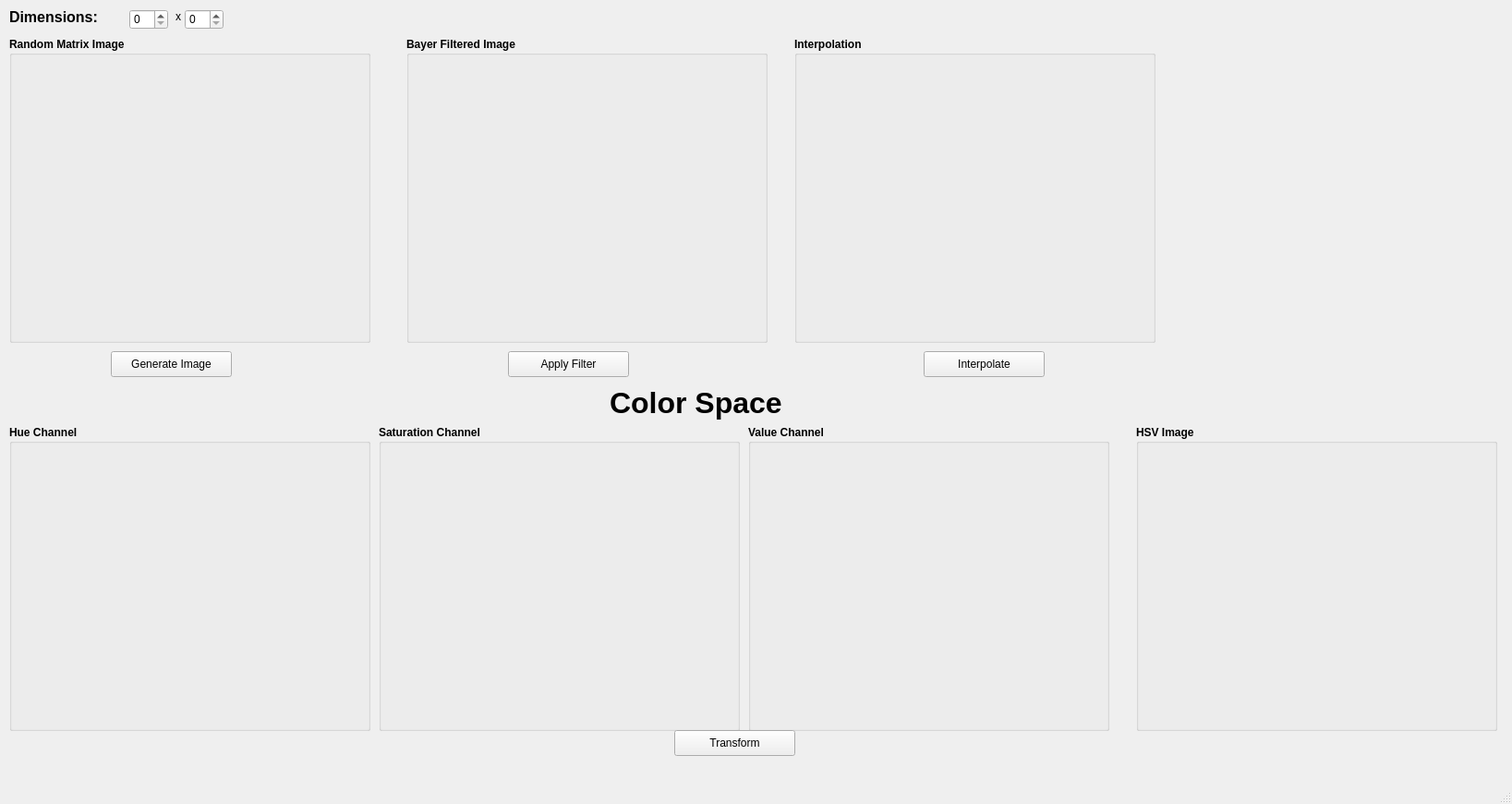
<?xml version="1.0" encoding="UTF-8"?>
<ui version="4.0">
 <class>MainWindow</class>
 <widget class="QMainWindow" name="MainWindow">
  <property name="geometry">
   <rect>
    <x>0</x>
    <y>0</y>
    <width>1637</width>
    <height>870</height>
   </rect>
  </property>
  <property name="windowTitle">
   <string>MainWindow</string>
  </property>
  <widget class="QWidget" name="centralwidget">
   <widget class="QGroupBox" name="groupBox">
    <property name="geometry">
     <rect>
      <x>10</x>
      <y>40</y>
      <width>391</width>
      <height>331</height>
     </rect>
    </property>
    <property name="font">
     <font>
      <weight>75</weight>
      <bold>true</bold>
     </font>
    </property>
    <property name="title">
     <string>Random Matrix Image</string>
    </property>
    <widget class="QWidget" name="verticalLayoutWidget">
     <property name="geometry">
      <rect>
       <x>0</x>
       <y>20</y>
       <width>391</width>
       <height>311</height>
      </rect>
     </property>
     <layout class="QVBoxLayout" name="randomMatrixLayout"/>
    </widget>
   </widget>
   <widget class="QLabel" name="label">
    <property name="geometry">
     <rect>
      <x>10</x>
      <y>10</y>
      <width>131</width>
      <height>16</height>
     </rect>
    </property>
    <property name="font">
     <font>
      <pointsize>12</pointsize>
      <weight>75</weight>
      <bold>true</bold>
     </font>
    </property>
    <property name="text">
     <string>Dimensions:</string>
    </property>
   </widget>
   <widget class="QSpinBox" name="rowsSpinBox">
    <property name="geometry">
     <rect>
      <x>140</x>
      <y>10</y>
      <width>42</width>
      <height>22</height>
     </rect>
    </property>
   </widget>
   <widget class="QLabel" name="label_2">
    <property name="geometry">
     <rect>
      <x>190</x>
      <y>10</y>
      <width>55</width>
      <height>16</height>
     </rect>
    </property>
    <property name="text">
     <string>x</string>
    </property>
   </widget>
   <widget class="QSpinBox" name="columnSpinBox">
    <property name="geometry">
     <rect>
      <x>200</x>
      <y>10</y>
      <width>42</width>
      <height>22</height>
     </rect>
    </property>
   </widget>
   <widget class="QPushButton" name="generateImageButton">
    <property name="geometry">
     <rect>
      <x>120</x>
      <y>380</y>
      <width>131</width>
      <height>28</height>
     </rect>
    </property>
    <property name="text">
     <string>Generate Image</string>
    </property>
   </widget>
   <widget class="QGroupBox" name="groupBox_3">
    <property name="geometry">
     <rect>
      <x>440</x>
      <y>40</y>
      <width>391</width>
      <height>331</height>
     </rect>
    </property>
    <property name="font">
     <font>
      <weight>75</weight>
      <bold>true</bold>
     </font>
    </property>
    <property name="title">
     <string>Bayer Filtered Image</string>
    </property>
    <widget class="QWidget" name="verticalLayoutWidget_3">
     <property name="geometry">
      <rect>
       <x>0</x>
       <y>20</y>
       <width>391</width>
       <height>311</height>
      </rect>
     </property>
     <layout class="QVBoxLayout" name="BayerFilterImageLayout"/>
    </widget>
    <widget class="QGroupBox" name="groupBox_7">
     <property name="geometry">
      <rect>
       <x>450</x>
       <y>0</y>
       <width>391</width>
       <height>331</height>
      </rect>
     </property>
     <property name="font">
      <font>
       <weight>75</weight>
       <bold>true</bold>
      </font>
     </property>
     <property name="title">
      <string>Bayer Filter Image</string>
     </property>
     <widget class="QWidget" name="verticalLayoutWidget_7">
      <property name="geometry">
       <rect>
        <x>0</x>
        <y>20</y>
        <width>391</width>
        <height>311</height>
       </rect>
      </property>
      <layout class="QVBoxLayout" name="interpolatedImageLayout_2"/>
     </widget>
    </widget>
   </widget>
   <widget class="QGroupBox" name="groupBox_4">
    <property name="geometry">
     <rect>
      <x>10</x>
      <y>460</y>
      <width>391</width>
      <height>331</height>
     </rect>
    </property>
    <property name="font">
     <font>
      <weight>75</weight>
      <bold>true</bold>
     </font>
    </property>
    <property name="title">
     <string>Hue Channel</string>
    </property>
    <widget class="QWidget" name="verticalLayoutWidget_4">
     <property name="geometry">
      <rect>
       <x>0</x>
       <y>20</y>
       <width>391</width>
       <height>311</height>
      </rect>
     </property>
     <layout class="QVBoxLayout" name="hueLayout"/>
    </widget>
   </widget>
   <widget class="QGroupBox" name="groupBox_5">
    <property name="geometry">
     <rect>
      <x>410</x>
      <y>460</y>
      <width>391</width>
      <height>331</height>
     </rect>
    </property>
    <property name="font">
     <font>
      <weight>75</weight>
      <bold>true</bold>
     </font>
    </property>
    <property name="title">
     <string>Saturation Channel</string>
    </property>
    <widget class="QWidget" name="verticalLayoutWidget_5">
     <property name="geometry">
      <rect>
       <x>0</x>
       <y>20</y>
       <width>391</width>
       <height>311</height>
      </rect>
     </property>
     <layout class="QVBoxLayout" name="saturationLayout"/>
    </widget>
   </widget>
   <widget class="QGroupBox" name="groupBox_6">
    <property name="geometry">
     <rect>
      <x>810</x>
      <y>460</y>
      <width>391</width>
      <height>331</height>
     </rect>
    </property>
    <property name="font">
     <font>
      <weight>75</weight>
      <bold>true</bold>
     </font>
    </property>
    <property name="title">
     <string>Value Channel</string>
    </property>
    <widget class="QWidget" name="verticalLayoutWidget_6">
     <property name="geometry">
      <rect>
       <x>0</x>
       <y>20</y>
       <width>391</width>
       <height>311</height>
      </rect>
     </property>
     <layout class="QVBoxLayout" name="valueLayout"/>
    </widget>
   </widget>
   <widget class="QLabel" name="label_3">
    <property name="geometry">
     <rect>
      <x>660</x>
      <y>410</y>
      <width>291</width>
      <height>51</height>
     </rect>
    </property>
    <property name="font">
     <font>
      <pointsize>24</pointsize>
      <weight>75</weight>
      <bold>true</bold>
     </font>
    </property>
    <property name="text">
     <string>Color Space</string>
    </property>
   </widget>
   <widget class="QPushButton" name="ApplyButton">
    <property name="geometry">
     <rect>
      <x>550</x>
      <y>380</y>
      <width>131</width>
      <height>28</height>
     </rect>
    </property>
    <property name="text">
     <string>Apply Filter</string>
    </property>
   </widget>
   <widget class="QPushButton" name="InterpolateButton">
    <property name="geometry">
     <rect>
      <x>1000</x>
      <y>380</y>
      <width>131</width>
      <height>28</height>
     </rect>
    </property>
    <property name="text">
     <string>Interpolate</string>
    </property>
   </widget>
   <widget class="QPushButton" name="TransformButton">
    <property name="geometry">
     <rect>
      <x>730</x>
      <y>790</y>
      <width>131</width>
      <height>28</height>
     </rect>
    </property>
    <property name="text">
     <string>Transform</string>
    </property>
   </widget>
   <widget class="QGroupBox" name="groupBox_8">
    <property name="geometry">
     <rect>
      <x>860</x>
      <y>40</y>
      <width>391</width>
      <height>331</height>
     </rect>
    </property>
    <property name="font">
     <font>
      <weight>75</weight>
      <bold>true</bold>
     </font>
    </property>
    <property name="title">
     <string>Interpolation</string>
    </property>
    <widget class="QWidget" name="verticalLayoutWidget_8">
     <property name="geometry">
      <rect>
       <x>0</x>
       <y>20</y>
       <width>391</width>
       <height>311</height>
      </rect>
     </property>
     <layout class="QVBoxLayout" name="interpolatedImageLayout_3"/>
    </widget>
    <widget class="QGroupBox" name="groupBox_9">
     <property name="geometry">
      <rect>
       <x>450</x>
       <y>0</y>
       <width>391</width>
       <height>331</height>
      </rect>
     </property>
     <property name="font">
      <font>
       <weight>75</weight>
       <bold>true</bold>
      </font>
     </property>
     <property name="title">
      <string>Bayer Filter Image</string>
     </property>
     <widget class="QWidget" name="verticalLayoutWidget_9">
      <property name="geometry">
       <rect>
        <x>0</x>
        <y>20</y>
        <width>391</width>
        <height>311</height>
       </rect>
      </property>
      <layout class="QVBoxLayout" name="interpolatedImageLayout_4"/>
     </widget>
    </widget>
   </widget>
   <widget class="QGroupBox" name="groupBox_10">
    <property name="geometry">
     <rect>
      <x>1230</x>
      <y>460</y>
      <width>391</width>
      <height>331</height>
     </rect>
    </property>
    <property name="font">
     <font>
      <weight>75</weight>
      <bold>true</bold>
     </font>
    </property>
    <property name="title">
     <string>HSV Image</string>
    </property>
    <widget class="QWidget" name="verticalLayoutWidget_11">
     <property name="geometry">
      <rect>
       <x>0</x>
       <y>20</y>
       <width>391</width>
       <height>311</height>
      </rect>
     </property>
     <layout class="QVBoxLayout" name="valueLayout_4"/>
    </widget>
   </widget>
  </widget>
  <widget class="QMenuBar" name="menubar">
   <property name="geometry">
    <rect>
     <x>0</x>
     <y>0</y>
     <width>1637</width>
     <height>26</height>
    </rect>
   </property>
  </widget>
  <widget class="QStatusBar" name="statusbar"/>
 </widget>
 <resources/>
 <connections/>
</ui>
